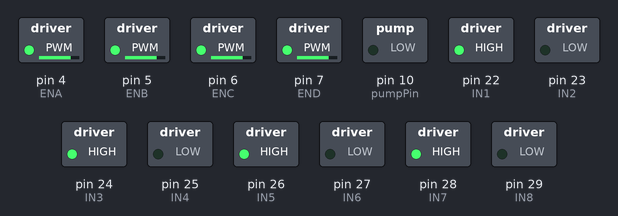
Bench run of a sketch on a simulated Arduino Mega 2560, built with avr-gcc and run on an emulated ATmega2560. On the bench: switched loads named in the sketch (green lamp = pin HIGH).

Above: at 0.05 s.
At 4.5 s:
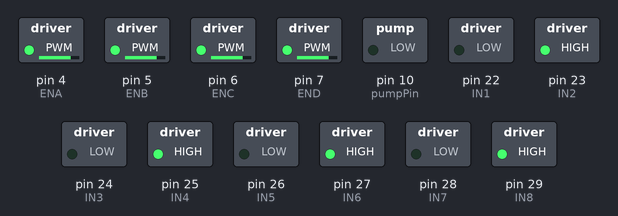
At 8.95 s:
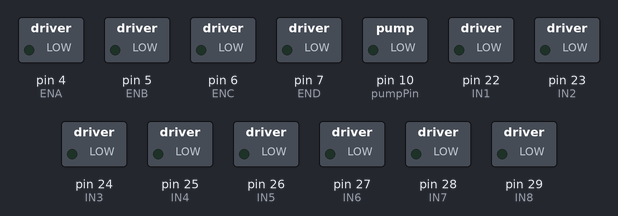
Timing chart, 0 to 11.7 s (numbered marks = the images above):
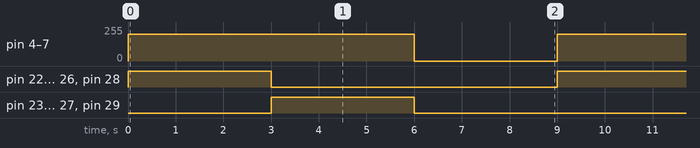

Measured:
- by itself, pin 4 (ENA), pin 5 (ENB), pin 6 (ENC), pin 7 (END): alternates 200/255 for 6.0 s and 0/255 for 3.0 s
- by itself, pin 22 (IN1), pin 23 (IN2), pin 24 (IN3), pin 25 (IN4), pin 26 (IN5), pin 27 (IN6), pin 28 (IN7), pin 29 (IN8): alternates HIGH for 3.0 s and LOW for 6.0 s

The sketch:

MotorsandPumpControl.ino
```cpp
const int pumpPin = 10;
// Motor A (HB1)(OUT1/OUT2)
const int IN1 = 22;
const int IN2 = 23;
const int ENA = 4;   // PWM


// Motor B (HB1)(OUT3/OUT4)
const int IN3 = 24;
const int IN4 = 25;
const int ENB = 5;   // PWM


// Motor C (HB2)(OUT1/OUT2)
const int IN5 = 26;
const int IN6 = 27;
const int ENC = 6;   // PWM


// Motor D (HB2)(OUT3/OUT4)
const int IN7 = 28;
const int IN8 = 29;
const int END = 7;   // PWM


void setup() {


 pinMode(pumpPin, OUTPUT);
 analogWrite(pumpPin, 0); //off
  pinMode(IN1, OUTPUT);
 pinMode(IN2, OUTPUT);
 pinMode(ENA, OUTPUT);


 pinMode(IN3, OUTPUT);
 pinMode(IN4, OUTPUT);
 pinMode(ENB, OUTPUT);


 pinMode(IN5, OUTPUT);
 pinMode(IN6, OUTPUT);
 pinMode(ENC, OUTPUT);


 pinMode(IN7, OUTPUT);
 pinMode(IN8, OUTPUT);
 pinMode(END, OUTPUT);


 motorsOff();


}


void loop() {
//analogWrite(pumpPin, 255);      //uncomment this and set pump anywhere from 0-255
motorsForwards(200);
delay(3000);
motorsBackwards();
delay(3000);
motorsOff();
delay(3000);


}
void motorsOff() {
 // Option 1: “coast” stop (both inputs LOW)
 digitalWrite(IN1, LOW);
 digitalWrite(IN2, LOW);
 digitalWrite(IN3, LOW);
 digitalWrite(IN4, LOW);
 digitalWrite(IN5, LOW);
 digitalWrite(IN6, LOW);
 digitalWrite(IN7, LOW);
 digitalWrite(IN8, LOW);
 analogWrite(ENA, 0);
 analogWrite(ENB, 0);
 analogWrite(ENC, 0);
 analogWrite(END, 0);
}
void motorsForwards(int speedIn) {
 // Option 1: “coast” stop (both inputs LOW)
 digitalWrite(IN1, HIGH);
 digitalWrite(IN2, LOW);
 digitalWrite(IN3, HIGH);
 digitalWrite(IN4, LOW);
 digitalWrite(IN5, HIGH);
 digitalWrite(IN6, LOW);
 digitalWrite(IN7, HIGH);
 digitalWrite(IN8, LOW);
 analogWrite(ENA, speedIn);
 analogWrite(ENB, speedIn);
 analogWrite(ENC, speedIn);
 analogWrite(END, speedIn);
}
void motorsBackwards() {
 digitalWrite(IN1, LOW);
 digitalWrite(IN2, HIGH);
 digitalWrite(IN3, LOW);
 digitalWrite(IN4, HIGH);
 digitalWrite(IN5, LOW);
 digitalWrite(IN6, HIGH);
 digitalWrite(IN7, LOW);
 digitalWrite(IN8, HIGH);
 analogWrite(ENA, 200);
 analogWrite(ENB, 200);
 analogWrite(ENC, 200);
 analogWrite(END, 200);
}
void motor1Forwards() {
 digitalWrite(IN1, HIGH);
 digitalWrite(IN2, LOW);
 analogWrite(ENA, 200);
}
void motor1Backwards() {
 digitalWrite(IN1, LOW);
 digitalWrite(IN2, HIGH);
 analogWrite(ENA, 200);
}
void motor2Forwards() {
 digitalWrite(IN3, HIGH);
 digitalWrite(IN4, LOW);
 analogWrite(ENB, 200);
}
void motor2Backwards() {
 digitalWrite(IN3, LOW);
 digitalWrite(IN4, HIGH);
 analogWrite(ENB, 200);
}
void motor3Forwards() {
 digitalWrite(IN5, HIGH);
 digitalWrite(IN6, LOW);
 analogWrite(ENC, 200);
}
void motor3Backwards() {
 digitalWrite(IN5, LOW);
 digitalWrite(IN6, HIGH);
 analogWrite(ENC, 200);
}
void motor4Forwards() {
 digitalWrite(IN7, HIGH);
 digitalWrite(IN8, LOW);
 analogWrite(END, 200);
}
void motor4Backwards() {
 digitalWrite(IN7, LOW);
 digitalWrite(IN8, HIGH);
 analogWrite(END, 200);
}
```
